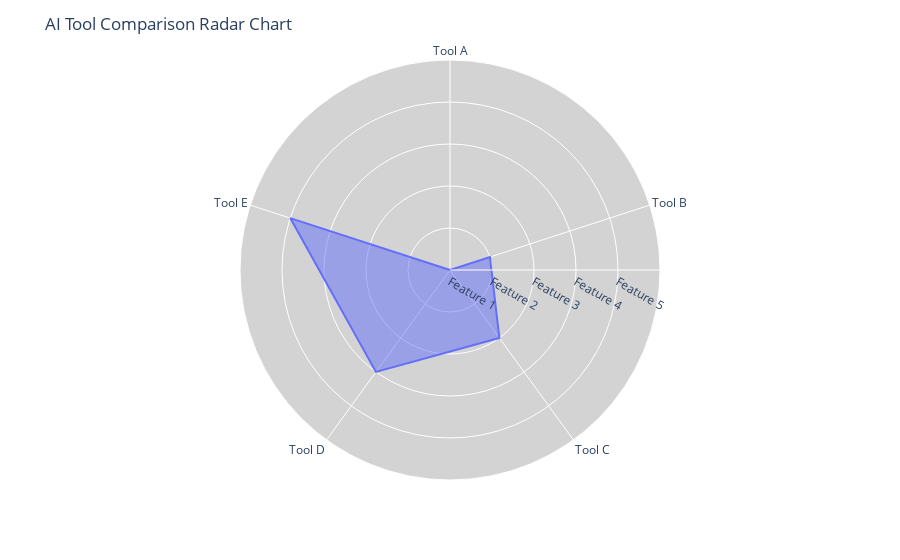

Notebook code for this chart:
### Code cell
import plotly.express as px
import pandas as pd
import random

# Sample AI tool names and criteria (replace with your actual data)
ai_tool_names = ["Tool A", "Tool B", "Tool C", "Tool D", "Tool E"]
criteria = ["Feature 1", "Feature 2", "Feature 3", "Feature 4", "Feature 5"]

# Generate random data for the Radar Chart
data = {
    "AI Tool Name": ai_tool_names,
}

for criterion in criteria:
    data[criterion] = [random.uniform(1, 5) for _ in range(len(ai_tool_names))]

df = pd.DataFrame(data)

# Create the Radar Chart
fig = px.line_polar(df, r=criteria, theta="AI Tool Name", line_close=True)

# Customize the appearance
fig.update_traces(fill='toself')  # Fill area under lines
fig.update_layout(
    polar=dict(radialaxis=dict(visible=True, range=[0, 5])),  # Adjust the radial axis range
    showlegend=True,  # Display a legend
    legend_title="AI Tool Name",  # Legend title
    title="AI Tool Comparison Radar Chart",  # Chart title
    polar_bgcolor="lightgray",  # Background color
)

# Show the chart
fig.show()

### Figure 1 — Plotly figure (JSON) as saved in the notebook; plotly's stock layout.template omitted (floating-point values rounded to 4 significant figures)
{"data": [{"fill": "toself", "hovertemplate": "r=%{r}<br>AI Tool Name=%{theta}<extra></extra>", "legendgroup": "", "line": {"color": "#636efa", "dash": "solid"}, "marker": {"symbol": "circle"}, "mode": "lines", "name": "", "r": ["Feature 1", "Feature 2", "Feature 3", "Feature 4", "Feature 5", "Feature 1"], "showlegend": false, "subplot": "polar", "theta": ["Tool A", "Tool B", "Tool C", "Tool D", "Tool E", "Tool A"], "type": "scatterpolar"}], "layout": {"legend": {"title": {"text": "AI Tool Name"}, "tracegroupgap": 0}, "margin": {"t": 60}, "polar": {"angularaxis": {"direction": "clockwise", "rotation": 90}, "bgcolor": "lightgray", "domain": {"x": [0, 1], "y": [0, 1]}, "radialaxis": {"range": [0, 5], "visible": true}}, "showlegend": true, "title": {"text": "AI Tool Comparison Radar Chart"}}}
